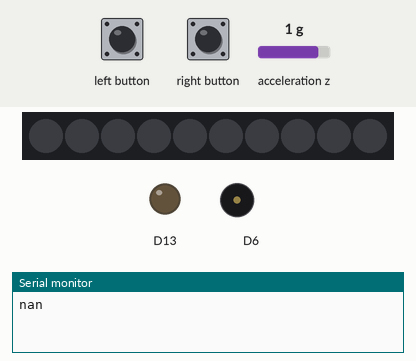
Simulated run of this sketch. Board: Adafruit Circuit Playground Express. On the bench: 10 RGB LEDs in strip order, left to right, output pins drawn as LEDs (lit = HIGH), buzzer (waves = sounding), the last lines printed to the serial monitor. Inputs (shaded band) come from the test bench; at power-on: acceleration z 1 g.

Above: at 1.2 s.
1.3 s: acceleration z set to 0 g
4.3 s: acceleration z set to -0.3 g
At 4.55 s:
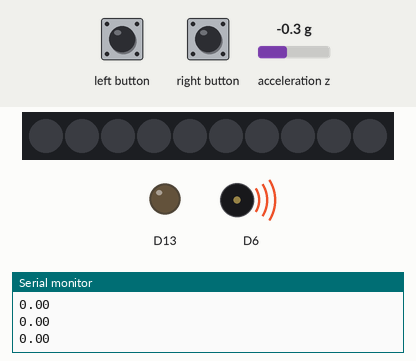
7.3 s: left button pressed for 1 s
At 7.45 s:
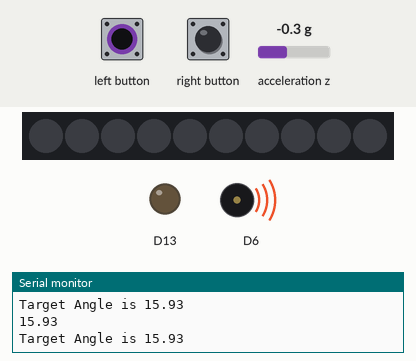
9.8 s: right button pressed for 1 s
At 11.4 s:
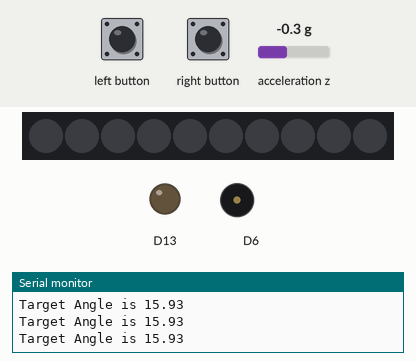
12.3 s: right button pressed for 3.2 s
At 12.46 s:
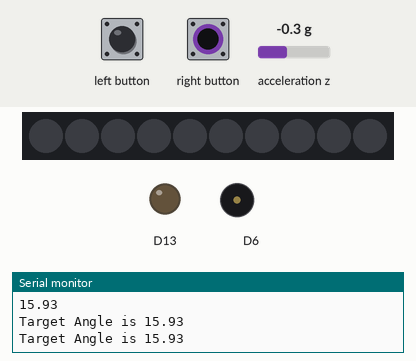
17.0 s: left button pressed for 3.2 s
At 20.7 s:
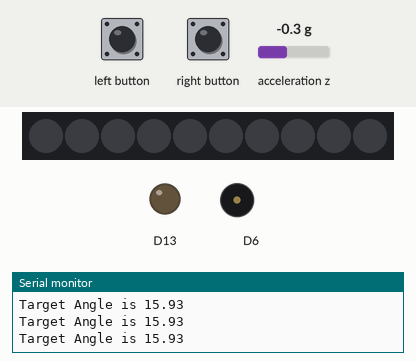
Timing chart, 0 to 22.2 s (numbered marks = the images above; inputs shaded):
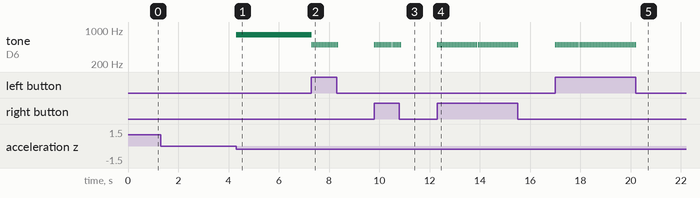

The sketch:

Posture_Detect_V1.ino
```cpp
///////////////////////////////////////////////////////////////////////////////
// Posture Detector Test
// Alex Rubinstein


#include <Adafruit_CircuitPlayground.h>

#define POSTURE_ANGLE        10.0      // allowable posture angle (degrees)
#define GRAV                 9.80665   // gravity (m/s^2)
#define RAD2DEG              52.29578  // convert radians to degrees

float CurrentAngle;
float TargetAngle;

  // Initialize Serial Print Times

const unsigned long EventInterval = 1000;
unsigned long PreviousTime = 0;

const unsigned long EventInterval2 = 10000;

///////////////////////////////////////////////////////////////////////////////
void setup() {
  // Initialize Circuit Playground
  CircuitPlayground.begin();

  // Set initial target angle to zero.
  TargetAngle = 0;


}

///////////////////////////////////////////////////////////////////////////////
void loop() {
  // Compute current angle
  CurrentAngle = RAD2DEG * asin(-CircuitPlayground.motionZ() / GRAV);

  // Set target angle on button press
  if ((CircuitPlayground.leftButton()) || (CircuitPlayground.rightButton())) {
    TargetAngle = CurrentAngle;

    Serial.print("Target Angle is ");
    Serial.print(TargetAngle);
    Serial.println();

    CircuitPlayground.playTone(500,30);
    delay(30);
    CircuitPlayground.playTone(500,30);
    delay(30);
  }
  // Print Current Angle to Serial Monitor

unsigned long CurrentTime = millis();

  if (CurrentTime - PreviousTime >= EventInterval) {
    Serial.println(CurrentAngle);

    PreviousTime = CurrentTime;
  }


  // Check if posture is poor
  if (CurrentAngle - TargetAngle > POSTURE_ANGLE) {
    // Activate Alarm
    CircuitPlayground.playTone(800, 500);
  }
}
```

Measured:
- the behaviour switches between -0.1 and -0.2 g on acceleration z (found by bisection; images 0 and 1)
- after the input at 4.3 s, tone on D6: silent → 800 Hz at once
- after the input at 7.3 s, tone on D6: alternates 500 Hz for 0.03 s and silent for 0.03 s, 36 changes in all, then stays silent, starting at once
- after the input at 9.8 s, tone on D6: alternates 500 Hz for 0.03 s and silent for 0.03 s, 36 changes in all, then stays silent, starting at once
- after the input at 12.3 s, tone on D6: alternates 500 Hz for 0.03 s and silent for 0.03 s, 108 changes in all, then stays silent, starting at once
- after the input at 17.0 s, tone on D6: alternates 500 Hz for 0.03 s and silent for 0.03 s, 108 changes in all, then stays silent, starting at once
